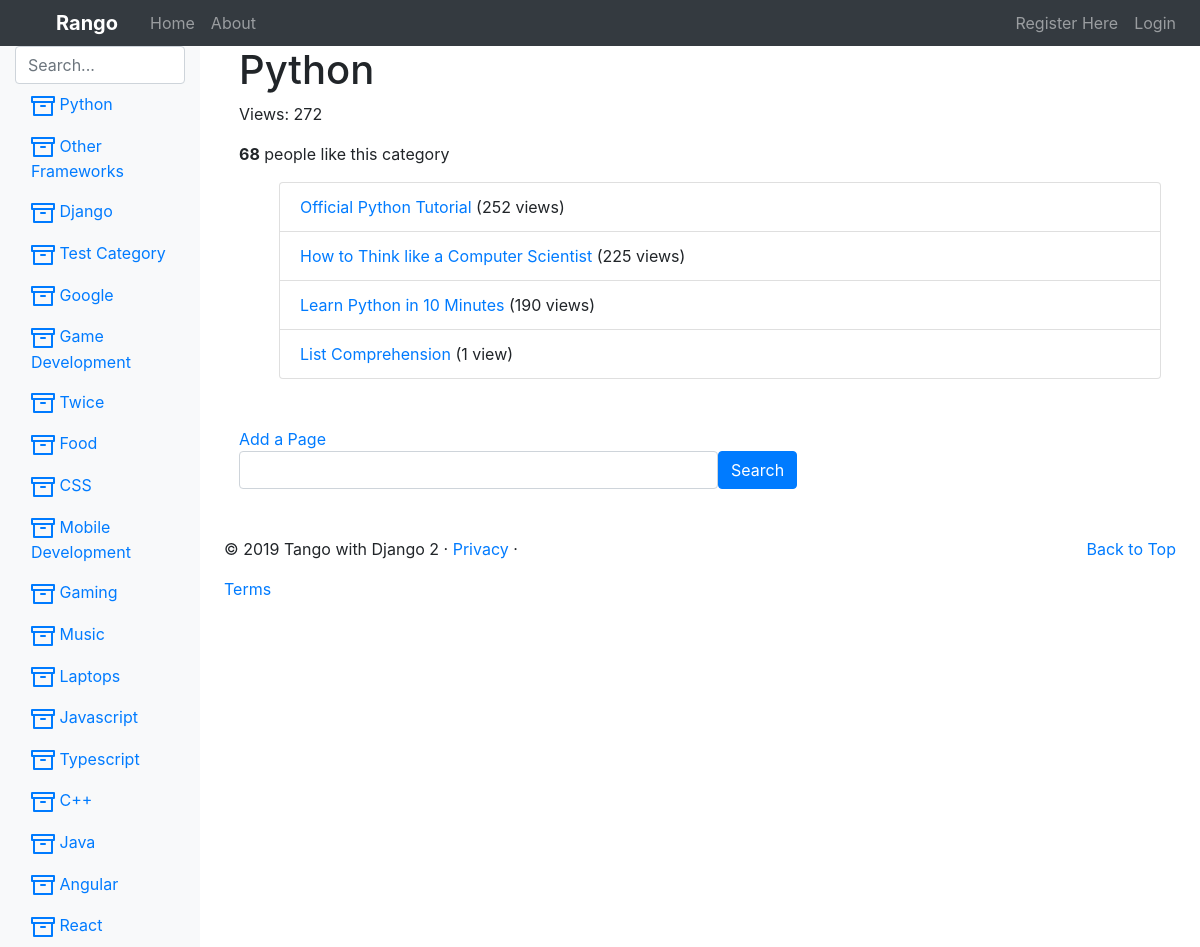
The app's page /rango/category/python/, older data.
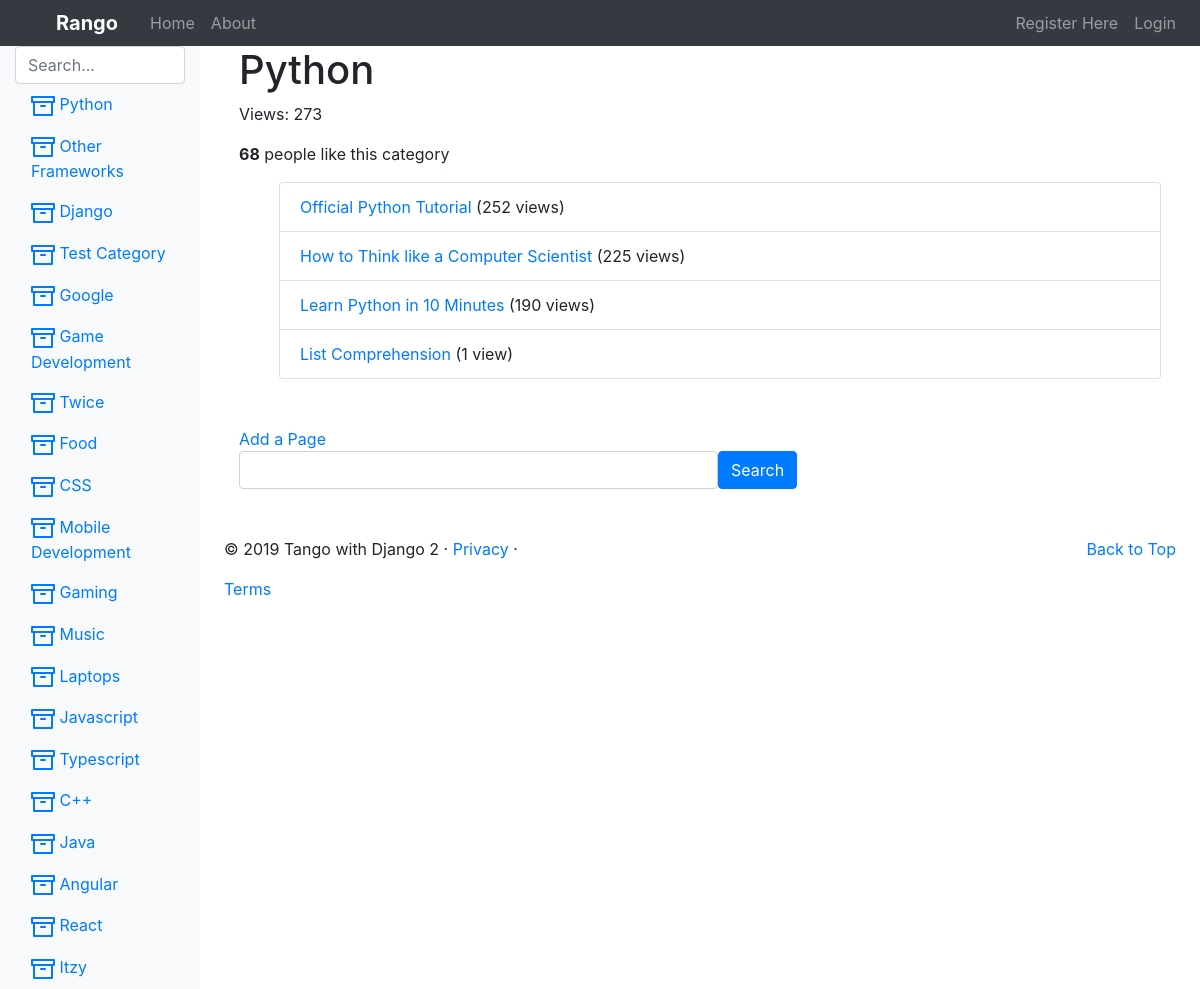
The same page, newer data.
### rango_app/models.py (models this page shows, shortened)
class Category(models.Model):
    name = models.CharField(max_length = 128, unique=True)
    views = models.IntegerField(default=0)
    likes = models.IntegerField(default=0)
    slug = models.SlugField(unique=True)
    def save(self, *args, **kwargs):
        self.slug = slugify(self.name)
        super(Category, self).save(*args, **kwargs)

class Page(models.Model):
    category = models.ForeignKey(Category, on_delete=models.CASCADE)
    title = models.CharField(max_length=128)
    url = models.URLField()
    views = models.IntegerField(default=0)
    class Meta:
        verbose_name_plural = 'Categories'

### rango_app/views.py (the view, shortened to what this page needs)
class ShowCategoryView(View):
    def insert_category_context(self, request, context, slug):
        try:
            category = Category.objects.get(slug=slug)
            pages = Page.objects.filter(category=category).order_by('-views')
            context["pages"]=pages
            context["category"]=category
        except Category.DoesNotExist:
            context["category"]= None
            context["pages"]= None
        context['query'] = category.name
    def increment_category_views(self, slug):
        try:
            category = Category.objects.get(slug=slug)
            category.views += 1
            category.save()
        except:
            category = None
    def get(self, request, category_name_slug):
        context_dict = {}
        self.insert_category_context(request, context_dict, category_name_slug)
        self.increment_category_views(category_name_slug)
        return render(request, "rango/category.html", context_dict)

### rango_app/templatetags/rango_template_tags.py (called while the page is built)
@register.inclusion_tag('rango/category_list.html')
def get_category_list(category=None):
    return {
        "categories": Category.objects.all(),
        "act_cat": category
    }

@register.inclusion_tag('rango/page_list.html')
def get_page_list(category=None):
    return {
        "pages": Page.objects.filter(category=category).order_by('-views')
    }

### templates/rango/category.html (shortened to what this page needs)
{% extends 'rango/base.html' %}
{% load rango_template_tags %}
{% load staticfiles %}
{% block local_styles %}
    <link rel="stylesheet" href="{{ MEDIA_URL }}category_page.css">
{% endblock %}
{% block content %}
    <div class="mb-5">
        {% if category %}
            <h1>{{ category.name }}</h1>
            <p>Views: {{ category.views }}</p>
            <div>
                <strong id="like_count">{{ category.likes }}</strong> people like this category
            </div>
            <div id="pages" class="my-3">
                {% get_page_list category %}
            </div>
        {% else %}
            The specified directory does not exist
        {% endif %}
    </div>
    <div class="mb-3">
        <div>
            <a href="{% url 'rango:add_page' category.slug %}" class="navbar-link">
                Add a Page
            </a>
        </div>
        <form class="form-inline"
            method="post"
            action="{% url 'rango:show_category' category.slug %}">
            <div class="form-group">
                <input class="form-control" type="text" size="40"
                    name="query" values="{{ query }}" id="query">
            </div>
            <button class="btn btn-primary" type="submit"
                name="submit" value="Submit">Search</button>
        </form>
    </div>
{% endblock %}

### templates/rango/category_list.html (shortened to what this page needs)
{% load staticfiles %}
{% load rango_template_tags %}
<ul class="nav flex-column">
    {% if categories %}
        {% for category in categories %}
            {% if category == act_cat %}
                <li class="nav-item">
                    <a class="nav-link active" href="{% url 'rango:show_category' category.slug %}">
                        {{ category.name }}
                    </a>
                </li>
            {% else %}
                <li class="nav-item">
                    <a class="nav-link" href="{% url 'rango:show_category' category.slug %}">
                        {{ category.name }}
                    </a>
                </li>
            {% endif %}
        {% endfor %}
    {% else %}
        <li class="nav-item">There are no categories present.</li>
    {% endif %}
</ul>

### templates/rango/page_list.html
{% load staticfiles %}
{% load rango_template_tags %}
{% if pages %}
<ul>
    {% for page in pages %}
        <li class="list-group-item">
            <a href="{% url 'rango:goto' %}?page_id={{ page.id }}">{{ page.title }}</a>
            {% if page.views > 1 %}
                ({{ page.views }} views)
            {% elif page.views == 1 %}
                ({{ page.views }} view)
            {% endif %}
        </li>
    {% endfor %}
</ul>
{% else %}
    <strong>No pages currently in category.</strong>
{% endif %}

Row changes from the older to the newer data that the page shows:
changed Category "Python": views "272" → "273"
added Category: name "Itzy"
